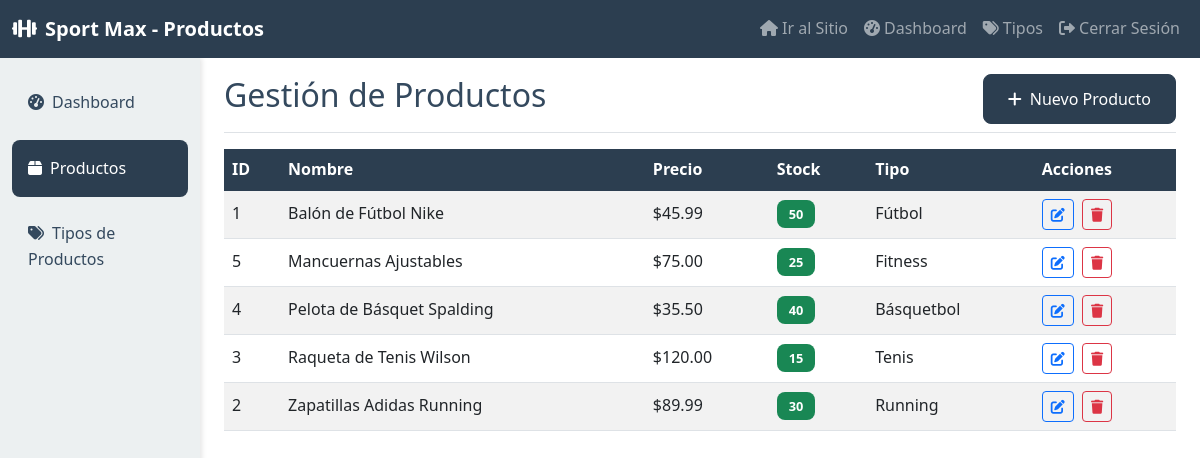
Screenshot of /php/gestion_productos.php (signed in) with the database file from the repository.
### tables this page shows
CREATE TABLE productos (
    id INT AUTO_INCREMENT PRIMARY KEY,
    nombre VARCHAR(200) NOT NULL,
    descripcion TEXT,
    precio DECIMAL(10,2) NOT NULL,
    stock INT NOT NULL DEFAULT 0,
    imagen VARCHAR(255),
    id_tipo INT NOT NULL,
    fecha_creacion TIMESTAMP DEFAULT CURRENT_TIMESTAMP,
    FOREIGN KEY (id_tipo) REFERENCES tipos_productos(id) ON DELETE CASCADE
);

CREATE TABLE tipos_productos (
    id INT AUTO_INCREMENT PRIMARY KEY,
    nombre VARCHAR(100) NOT NULL,
    descripcion TEXT,
    fecha_creacion TIMESTAMP DEFAULT CURRENT_TIMESTAMP
);

### php/gestion_productos.php (the view, shortened to what this page needs)
<?php
$db = ConexionDB::obtenerInstancia();
$conexion = $db->obtenerConexion();
$stmt = $conexion->query("
    SELECT p.*, tp.nombre as tipo_nombre
    FROM productos p
    JOIN tipos_productos tp ON p.id_tipo = tp.id
    ORDER BY p.nombre
");
$productos = $stmt->fetchAll();
?>
<!DOCTYPE html>
<html lang="es">
<head>
    <link href="https://cdn.jsdelivr.net/npm/bootstrap@5.3.0/dist/css/bootstrap.min.css" rel="stylesheet">
    <link href="https://cdnjs.cloudflare.com/ajax/libs/font-awesome/6.0.0/css/all.min.css" rel="stylesheet">
    <link href="../css/estilos.css" rel="stylesheet">
</head>
<body>
    <nav class="navbar navbar-expand-lg navbar-dark bg-primario">
        <div class="container-fluid">
            <a class="navbar-brand fw-bold" href="../index.php">
                <i class="fas fa-dumbbell me-2"></i>Sport Max - Productos
            </a>
            <div class="navbar-nav ms-auto">
                <a class="nav-link" href="../index.php">
                    <i class="fas fa-home me-1"></i>Ir al Sitio
                </a>
                <a class="nav-link" href="dashboard.php">
                    <i class="fas fa-tachometer-alt me-1"></i>Dashboard
                </a>
                <a class="nav-link" href="gestion_tipos.php">
                    <i class="fas fa-tags me-1"></i>Tipos
                </a>
                <a class="nav-link" href="logout.php">
                    <i class="fas fa-sign-out-alt me-1"></i>Cerrar Sesión
                </a>
            </div>
        </div>
    </nav>
    <div class="container-fluid">
        <div class="row">
            <nav class="col-md-3 col-lg-2 d-md-block bg-claro sidebar">
                <div class="position-sticky pt-3">
                    <ul class="nav flex-column">
                        <li class="nav-item">
                            <a class="nav-link" href="dashboard.php">
                                <i class="fas fa-tachometer-alt me-2"></i>Dashboard
                            </a>
                        </li>
                        <li class="nav-item">
                            <a class="nav-link activo" href="gestion_productos.php">
                                <i class="fas fa-box me-2"></i>Productos
                            </a>
                        </li>
                        <li class="nav-item">
                            <a class="nav-link" href="gestion_tipos.php">
                                <i class="fas fa-tags me-2"></i>Tipos de Productos
                            </a>
                        </li>
                    </ul>
                </div>
            </nav>
            <main class="col-md-9 ms-sm-auto col-lg-10 px-md-4">
                <div class="d-flex justify-content-between flex-wrap flex-md-nowrap align-items-center pt-3 pb-2 mb-3 border-bottom">
                    <h1 class="h2">Gestión de Productos</h1>
                    <button class="btn btn-primario" data-bs-toggle="modal" data-bs-target="#modalProducto">
                        <i class="fas fa-plus me-2"></i>Nuevo Producto
                    </button>
                </div>
                <div class="table-responsive">
                    <table class="table table-striped table-hover">
                        <thead class="table-dark">
                            <tr>
                                <th>ID</th>
                                <th>Nombre</th>
                                <th>Precio</th>
                                <th>Stock</th>
                                <th>Tipo</th>
                                <th>Acciones</th>
                            </tr>
                        </thead>
                        <tbody>
                            <?php foreach ($productos as $producto): ?>
                            <tr>
                                <td><?php echo $producto['id']; ?></td>
                                <td><?php echo htmlspecialchars($producto['nombre']); ?></td>
                                <td>$<?php echo number_format($producto['precio'], 2); ?></td>
                                <td>
                                    <span class="badge <?php echo $producto['stock'] < 10 ? 'bg-warning' : 'bg-success'; ?>">
                                        <?php echo $producto['stock']; ?>
                                    </span>
                                </td>
                                <td><?php echo htmlspecialchars($producto['tipo_nombre']); ?></td>
                                <td>
                                    <button class="btn btn-sm btn-outline-primary me-1" onclick="editarProducto(<?php echo htmlspecialchars(json_encode($producto)); ?>)">
                                        <i class="fas fa-edit"></i>
                                    </button>
                                    <button class="btn btn-sm btn-outline-danger" onclick="eliminarProducto(<?php echo $producto['id']; ?>)">
                                        <i class="fas fa-trash"></i>
                                    </button>
                                </td>
                            </tr>
                            <?php endforeach; ?>
                        </tbody>
                    </table>
                </div>
            </main>
        </div>
    </div>
</body>
</html>

### css/estilos.css (style rules this page uses)
:root { --color-primario: #2c3e50; --color-secundario: #3498db; --color-exito: #27ae60; --color-peligro: #e74c3c; --color-advertencia: #f39c12; --color-claro: #ecf0f1; --color-oscuro: #34495e; --color-blanco: #ffffff; --color-gris: #95a5a6; --sombra: 0 4px 6px rgba(0, 0, 0, 0.1); --sombra-hover: 0 8px 15px rgba(0, 0, 0, 0.2); }
body { font-family: 'Segoe UI', Tahoma, Geneva, Verdana, sans-serif; line-height: 1.6; color: var(--color-oscuro); }
.bg-primario { background-color: var(--color-primario) !important; }
.bg-claro { background-color: var(--color-claro) !important; }
.btn-primario { background-color: var(--color-primario); border-color: var(--color-primario); color: var(--color-blanco); font-weight: 500; padding: 0.75rem 1.5rem; border-radius: 0.5rem; transition: all 0.3s ease; }
.sidebar { min-height: calc(100vh - 56px); box-shadow: 2px 0 5px rgba(0, 0, 0, 0.1); }
.sidebar .nav-link { color: var(--color-oscuro); padding: 1rem; border-radius: 0.5rem; margin-bottom: 0.5rem; transition: all 0.3s ease; }
.sidebar .nav-link.activo { background-color: var(--color-primario); color: var(--color-blanco); }
.table th { background-color: var(--color-primario); color: var(--color-blanco); border: none; font-weight: 600; }
.table td { vertical-align: middle; border-color: #dee2e6; }
.badge { font-size: 0.8rem; padding: 0.5rem 0.75rem; border-radius: 0.5rem; }
.mb-3 { margin-bottom: 1rem; }

### rows the page displays
productos: id "1", nombre "Balón de Fútbol Nike", precio "45.99", stock "50", id_tipo.nombre "Fútbol"
productos: id "5", nombre "Mancuernas Ajustables", precio "75.00", stock "25", id_tipo.nombre "Fitness"
productos: id "4", nombre "Pelota de Básquet Spalding", precio "35.50", stock "40", id_tipo.nombre "Básquetbol"
productos: id "3", nombre "Raqueta de Tenis Wilson", precio "120.00", stock "15", id_tipo.nombre "Tenis"
productos: id "2", nombre "Zapatillas Adidas Running", precio "89.99", stock "30", id_tipo.nombre "Running"
